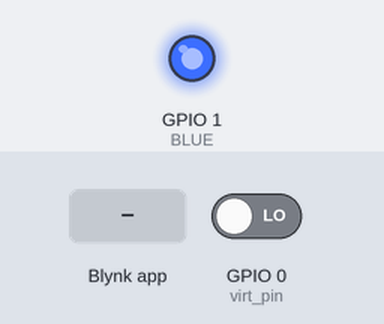
Recording of a sketch running on a simulated ESP8266 (NodeMCU). Shown: output pins drawn as LEDs (lit = HIGH). Inputs (shaded band) come from the test bench; at power-on: GPIO 0 (virt_pin) LOW. WiFi joins after 1.5 s; servers stay silent unless stated.

Above: at 3.0 s.
3.1 s: Blynk app writes 1 to V1
At 3.9 s:
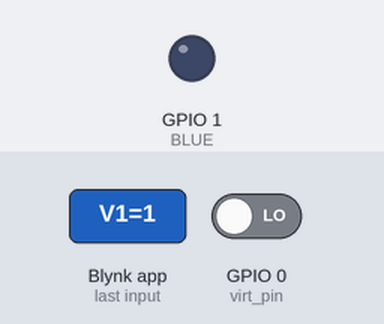
6.1 s: Blynk app writes 0 to V1
At 6.4 s:
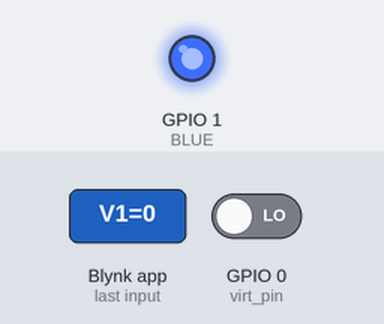
Timing chart, 0 to 9.1 s (numbered marks = the images above; inputs shaded):
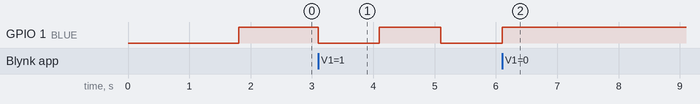

The sketch:

ESP8266_Standalone_mk2.ino
```cpp
// (licence header left out)
/* Comment this out to disable prints and save space */
#define BLYNK_PRINT Serial
#define BLUE 1
#define TRUE 1
#define FALSE 0
#define GPIO_0 = 0
#define GPIO_1 = 1
#define GPIO_2 = 2


#include <ESP8266WiFi.h>
#include <BlynkSimpleEsp8266.h>

// You should get Auth Token in the Blynk App.
// Go to the Project Settings (nut icon).
char auth[] = "0d36c3ea2c0b4f5cb4eee84f4c71e98e";

// Your WiFi credentials.
// Set password to "" for open networks.
char ssid[] = "Ian's Hotspot";
char pass[] = "11111111112222222222333333";

int virt_pin = 0;

void setup()
{
  // Debug console
  Serial.begin(9600);
  pinMode(0, INPUT);
  pinMode(1, OUTPUT);

  Blynk.begin(auth, ssid, pass);

}

// setup the virtual pin
  BLYNK_WRITE(V1) // V1 the virtual pin
    {
      virt_pin = param.asInt();
    }


void loop()
{
  int status = 0;


  // Get GPIO_0 status and send to phone

  Blynk.run();
  status = digitalRead(0);
  if (status == 1)
    {
    Blynk.virtualWrite(V0, 0); // Button released
    }
    else
    {
    Blynk.virtualWrite(V0, 255); // button pressed
    }


  // Check the status of the virtual pin

    if (virt_pin == HIGH ) // High is button pressed
    {
      flashLed();
    }
    else
    {
      digitalWrite(BLUE,HIGH);   //Pin HIGH is LED off
    }
    //===================

}

void flashLed()
  {
  digitalWrite(BLUE, LOW);   // turn the LED on
  delay(1000);                       // wait for a second
  digitalWrite(BLUE, HIGH);    // turn the LED off
  delay(1000);
  }
```

Measured:
- after the input at 3.1 s, GPIO 1 (BLUE): HIGH → LOW at once, → HIGH 1.0 s later, → LOW 1.0 s later
- after the input at 6.1 s, GPIO 1 (BLUE): goes on until 6.1 s, then stays HIGH
